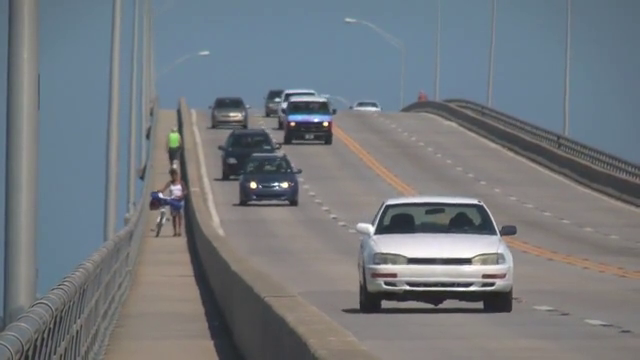
#> input picture frame 91 of Files/slow_traffic_small.mp4, 640 x 360 px, given in place of vtest.avi, which was not available
$ python Exercicio12.1BGS_FD.py
#> lines starting #> are read from the running program, lines starting #| are printed output that depends on the picture; after the words box and inside, x2 and y2 are one past the last pixel; in counts of white or black regions, pixels touching at a corner belong together; pictures that were not available may be replaced by others from this repository, and a replacement may not be noted
import os.path
import cv2
import time
import numpy as np


last_frame_timestamp = 0


folder = "Files"
file = "vtest.avi"

cap = cv2.VideoCapture(os.path.join(folder, file))
# cap = cv2.VideoCapture()
if not cap.isOpened():
    cap.open()
_, image = cap.read()
#> image is the input picture: shape (360, 640, 3); mean B, G, R 126.6, 121.2, 115.7
previous_image = cv2.cvtColor(src=image, code=cv2.COLOR_BGR2GRAY)
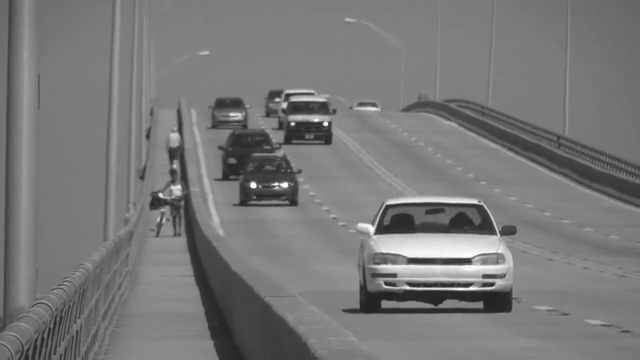
#> previous_image: shape (360, 640); min 30, max 255, mean 120.1

threshold = 10

def on_trackbar_threshold(val):
    global threshold
    threshold = val


cv2.namedWindow("Image")
cv2.createTrackbar("Theshold", "Image", threshold, 255, on_trackbar_threshold)

while True:
    begin_time_stamp = time.time()
    framerate = 1 / (begin_time_stamp - last_frame_timestamp)
    last_frame_timestamp = begin_time_stamp

    if not cap.isOpened():
        cap.open()
    _, image = cap.read()
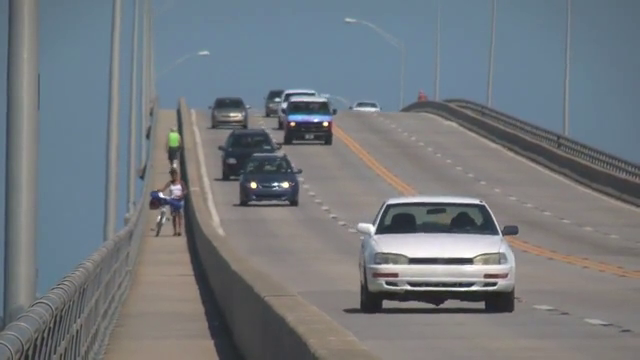
#> input picture frame 92 of Files/slow_traffic_small.mp4, 640 x 360 px, given in place of vtest.avi, which was not available
#> image is the input picture: shape (360, 640, 3); mean B, G, R 126.3, 121.1, 115.4
    image = image[:, ::-1, :]
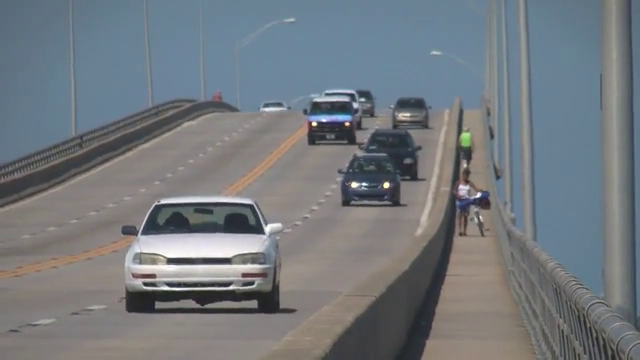
#> image: shape (360, 640, 3); mean B, G, R 126.3, 121.1, 115.4
    image_gray = cv2.cvtColor(src=image, code=cv2.COLOR_BGR2GRAY)
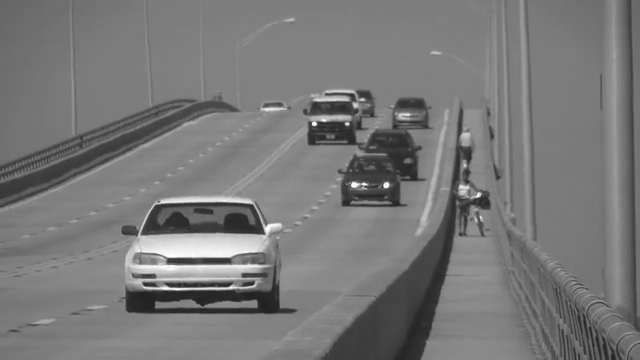
#> image_gray: shape (360, 640); min 27, max 255, mean 120

    dif = np.abs(image_gray - previous_image)
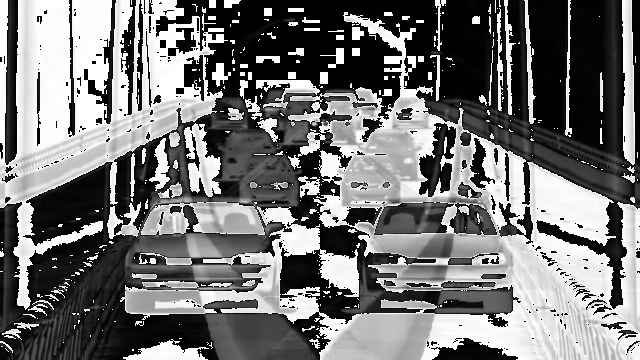
#> dif: shape (360, 640); min 0, max 255, mean 116.6
    _, bg_mask = cv2.threshold(src=dif, thresh=threshold, maxval=1, type=cv2.THRESH_BINARY)
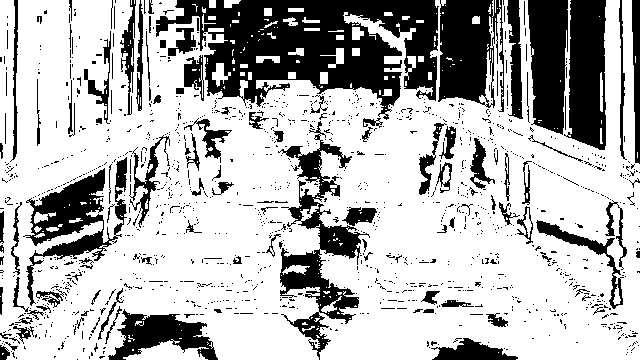
#> bg_mask: shape (360, 640); values 0 (black) and 1 (white), 71% white; 1301 black regions (1184 under 20 px), largest, box (x1, y1, x2, y2) and area: (156, 0, 439, 120) 18256, (278, 121, 370, 360) 5937, (438, 0, 504, 112) 5281
    background_subtraction = image.copy()
    background_subtraction[:, :, 0] = background_subtraction[:, :, 0] * bg_mask
    background_subtraction[:, :, 1] = background_subtraction[:, :, 1] * bg_mask
    background_subtraction[:, :, 2] = background_subtraction[:, :, 2] * bg_mask
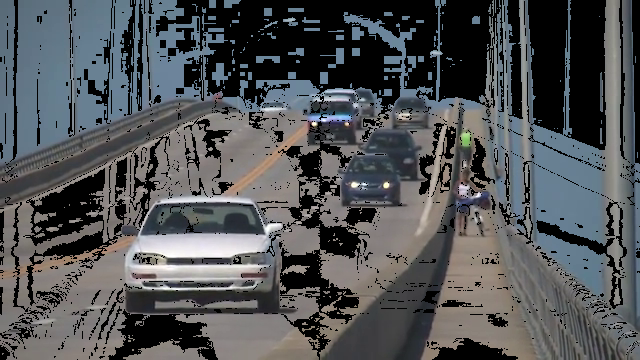
#> background_subtraction: shape (360, 640, 3); mean B, G, R 86, 83.6, 81.3
    image_out = background_subtraction.copy()

    text_to_show = str(int(np.round(framerate))) + " fps"
    cv2.putText(img=image_out,
                text=text_to_show,
                org=(5, 15),
                fontFace=cv2.FONT_HERSHEY_SIMPLEX,
                fontScale=0.5,
                color=(0, 255, 0),
                thickness=1)
#> image_out: shape (360, 640, 3); 0.04% of pixels changed, all inside (x1, y1, x2, y2) = (7, 5, 47, 20)
    cv2.imshow(winname="Image", mat=image_out)

    c = cv2.waitKey(delay=1)
#> (key Esc is pressed here)
    if c == 27:
        break
    previous_image = image_gray

$ run again, starting later in the video
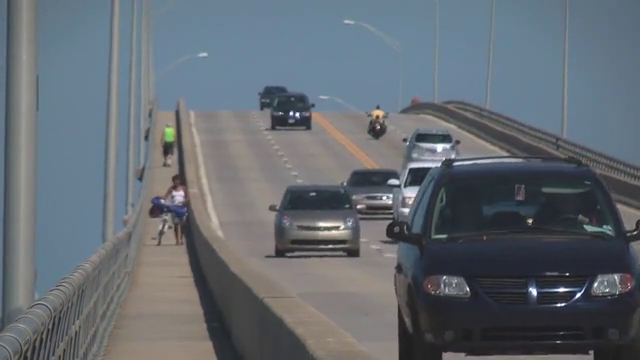
#> input picture frame 411 of Files/slow_traffic_small.mp4, 640 x 360 px, given in place of vtest.avi, which was not available
#> image is the input picture: shape (360, 640, 3); mean B, G, R 113.8, 106.6, 99.3
#> `_, bg_mask = cv2.threshold(src=dif, thresh=threshold, maxval=1, type=c..`:
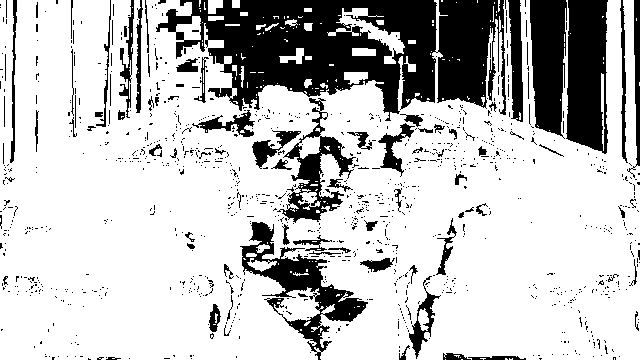
#> bg_mask: shape (360, 640); values 0 (black) and 1 (white), 75.9% white; 1075 black regions (983 under 20 px), largest, box (x1, y1, x2, y2) and area: (156, 0, 506, 121) 24699, (566, 0, 608, 154) 5468, (240, 222, 368, 360) 4458
#> `background_subtraction[:, :, 2] = background_subtraction[:, :, 2] * bg..`:
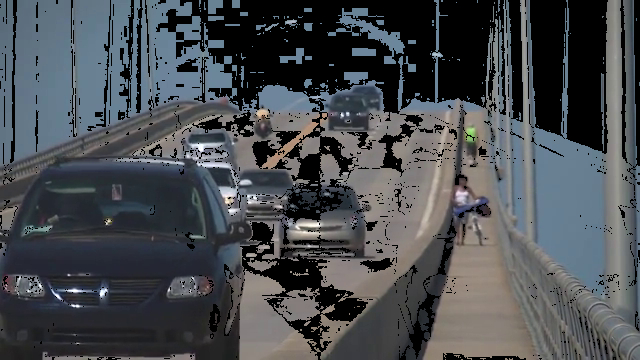
#> background_subtraction: shape (360, 640, 3); mean B, G, R 80.2, 76.2, 72.6
#> image_out: shape (360, 640, 3); 0.04% of pixels changed, all inside (x1, y1, x2, y2) = (7, 5, 47, 20)

$ run again, starting later in the video
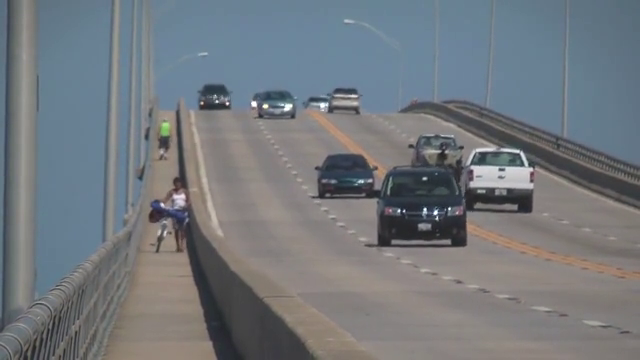
#> input picture frame 731 of Files/slow_traffic_small.mp4, 640 x 360 px, given in place of vtest.avi, which was not available
#> image is the input picture: shape (360, 640, 3); mean B, G, R 125.5, 120.3, 115.1
#> `_, bg_mask = cv2.threshold(src=dif, thresh=threshold, maxval=1, type=c..`:
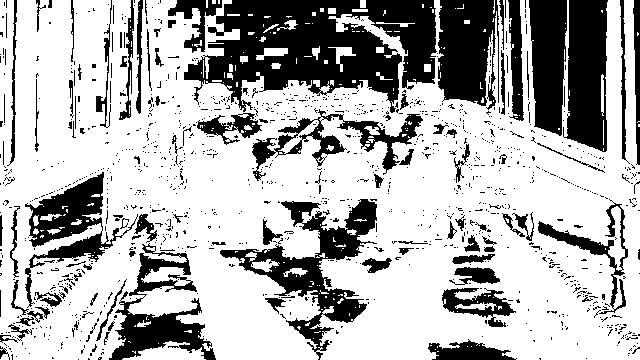
#> bg_mask: shape (360, 640); values 0 (black) and 1 (white), 69.8% white; 1213 black regions (1105 under 20 px), largest, box (x1, y1, x2, y2) and area: (184, 0, 437, 113) 16964, (220, 199, 377, 360) 6575, (563, 0, 608, 152) 5414
#> `background_subtraction[:, :, 2] = background_subtraction[:, :, 2] * bg..`:
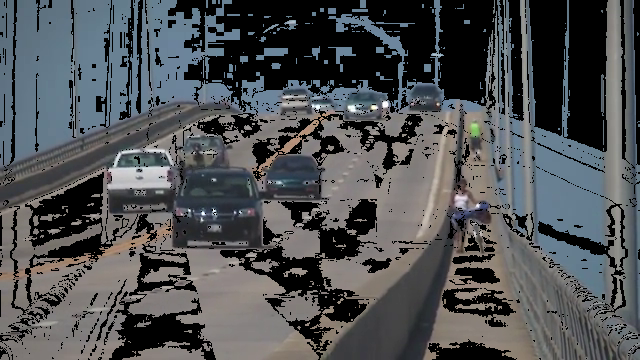
#> background_subtraction: shape (360, 640, 3); mean B, G, R 83.3, 80.9, 78.5
#> image_out: shape (360, 640, 3); 0.04% of pixels changed, all inside (x1, y1, x2, y2) = (7, 5, 47, 20)
